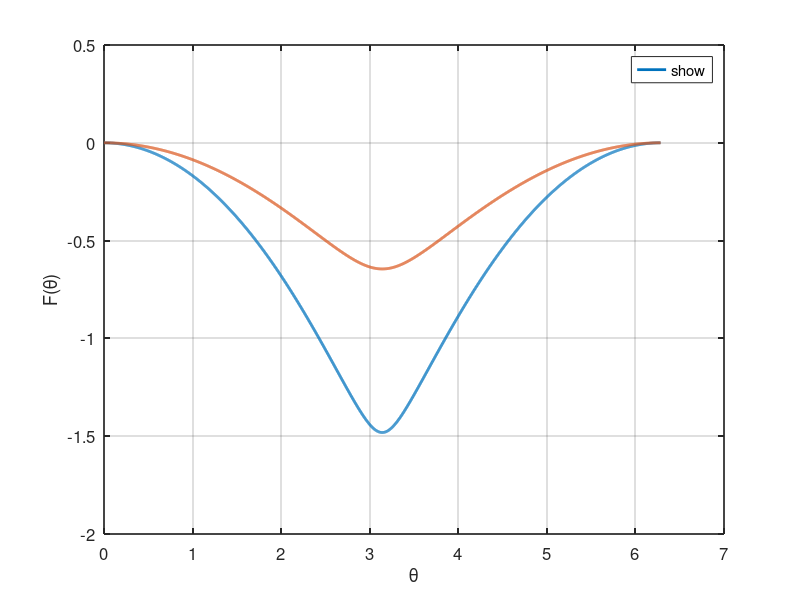

The MATLAB script that drew this image:
L = 32;
n = 2;
t = 1;
dt = 0.1;              % 固定 δt
beta_list = [1.0, 2.0];  % 不同 beta
N = n * L;
lin = 2000;
theta = linspace(0, 2*pi, lin);
colors = lines(length(beta_list));  % 科研风格配色

figure;
hold on;

for b = 1:length(beta_list)
    beta = beta_list(b);
    H = zeros(N, N);
    num = zeros(L, n);
    nc = 0;

    for ii = 1:L
        for jj = 1:n
            nc = nc + 1;
            num(ii, jj) = nc;
        end
    end

    for nn = 1:(L-1)
        n1 = num(nn, 1);
        n2 = num(nn, 2);
        nn1 = num(nn+1, 1);
        H(n1, n2) = t + dt;
        H(n2, n1) = t + dt;
        H(nn1, n2) = t - dt;
        H(n2, nn1) = t - dt;
    end

    H(num(L,1), num(L,2)) = t + dt;
    H(num(L,2), num(L,1)) = t + dt;

    D_o = eig(H);
    D_o = beta * D_o;   % 注意现在是 β * D_o
    y_o = zeros(1, lin);

    for nn = 1:lin
        for ii = 1:N
            y_o(nn) = y_o(nn) + ...
                log( sqrt(1 + 2*exp(-D_o(ii))*cos(theta(nn)) + exp(-2*D_o(ii))) ...
                / (1 + exp(-D_o(ii))) ) / L;
        end
    end

    plot(theta,  y_o, 'LineWidth', 2, ...
         'DisplayName', ['\beta = ', num2str(beta)], ...
         'Color', colors(b,:));
end

hold off;
xlabel('\theta', 'FontSize', 14, 'Interpreter', 'tex');
ylabel('F(\theta)', 'FontSize', 14, 'Interpreter', 'tex');
legend('show', 'FontSize', 12, 'Location', 'best');
set(gca, 'FontSize', 12);
box on;
grid on;
set(gca, 'LineWidth', 1.2);
set(gcf, 'Position', [100, 100, 800, 600]);

